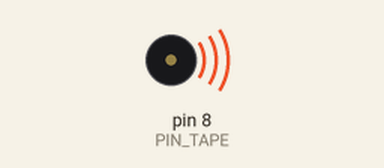
Recording of a sketch running on a simulated Arduino Uno, built with avr-gcc and run on an emulated ATmega328P. Parts: buzzer (waves = sounding).

Above: at 0.1 s.
At 9.0 s:
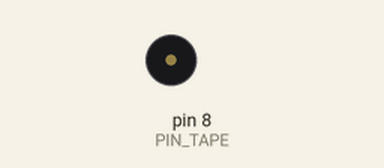
Timing chart, 0 to 10.5 s (numbered marks = the images above):
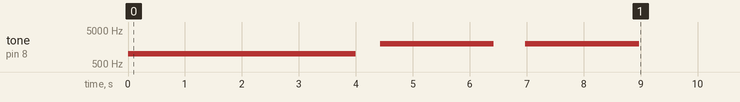

The sketch:

ArduinoFakeTape.ino
```cpp
/*

Microprofessor Tape Player

Dumps a compiled Z80 program into a MicroProfessor

 */

int PIN_TAPE = 8;

long leader_time=4000;
long mid_sync_time = 2000;
long tail_sync_time = 2000;

word fileName = 0x0102;
word startAddress = 0x1800;

byte chkSum = 0x00;

byte programData[] = {0x3E, 0x05, 0x06, 0x04, 0x80, 0x32, 0x30, 0x18, 0x76};
int programLength = 9;

word endAddress = startAddress + programLength - 1;

#include "tape.h"

void setup() {

    play_leader();

    sendWord(fileName);
    sendWord(startAddress);
    sendWord(endAddress);
    sendByte(chkSum);

    play_mid_sync();

    for (int i = 0; i < programLength; i++) {
      sendByte(programData[i]);
    }

    play_tail_sync();

}

void generateSquareWave2K(long numberOfPulses) {
  pinMode(8, OUTPUT);
  int period = 250;

  for (int i =0; i < numberOfPulses; i++) {
    digitalWrite(8, HIGH);
    delayMicroseconds(period);
    digitalWrite(8, LOW);
    delayMicroseconds(period);
  }
}

void generateSquareWave1K(long numberOfPulses) {
  pinMode(8, OUTPUT);
  int period = 500;

  for (int i =0; i < numberOfPulses; i++) {
    digitalWrite(8, HIGH);
    delayMicroseconds(period);
    digitalWrite(8, LOW);
    delayMicroseconds(period);
  }
}


void sendWord(word data) {
  sendByte(data);
  sendByte(data >> 8);
}

void sendByte(byte data) {
  play_bit_0();


    for (byte mask = 00000001; mask>0; mask <<= 1) { //iterate through bit mask
    if (data & mask){ // if bitwise AND resolves to true
      play_bit_0();
    }
    else{ //if bitwise and resolves to false
      play_bit_1();
    }

  }

  play_bit_1();
 }


void play_bit_1() {
  generateSquareWave2K(8);
  generateSquareWave1K(2);
}

void play_bit_0() {
  generateSquareWave2K(4);
  generateSquareWave1K(4);
}

void play_leader() {
    tone(PIN_TAPE, TONE_1K);

    delay(leader_time);

    noTone(PIN_TAPE);
}

void play_mid_sync() {
    tone(PIN_TAPE, TONE_2K);
    delay(mid_sync_time);
    noTone(PIN_TAPE);
}

void play_tail_sync() {
    tone(PIN_TAPE, TONE_2K);
    delay(tail_sync_time);
    noTone(PIN_TAPE);
}


void loop() {

}
```

tape.h
```cpp
/*************************************************
 * Public Constants
 *************************************************/

#define TONE_2K  2000
#define TONE_1K  1000
```
